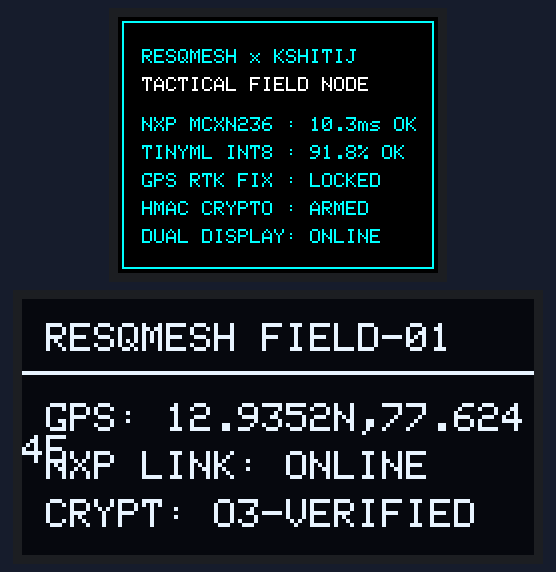
Bench run of a sketch on a simulated ESP32. Parts: 160×128 colour display, 128×64 one-colour display. What the sketch prints to the serial monitor is not drawn.

Above: at 0.3 s.
At 1.67 s:
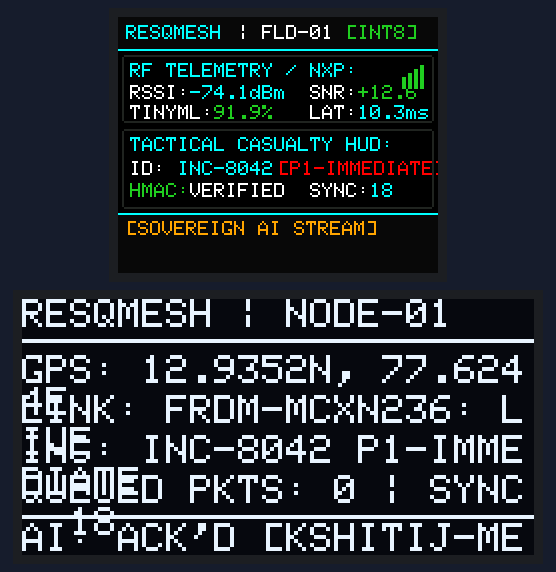
At 11.16 s:
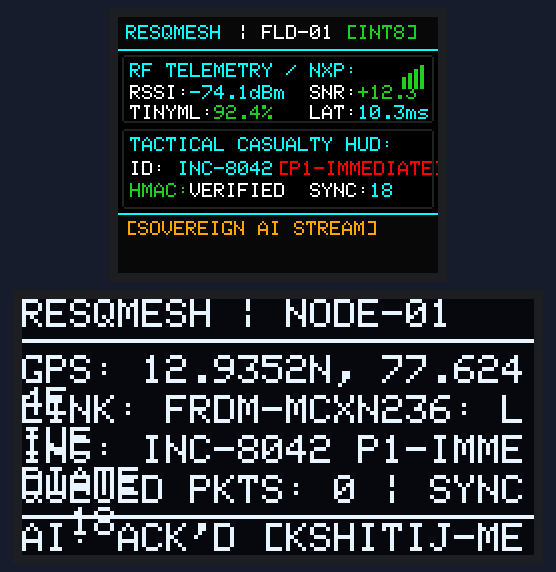
At 20.34 s:
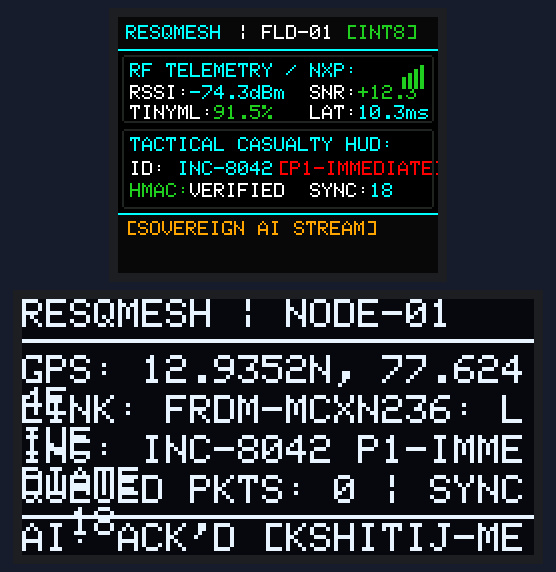
At 29.7 s:
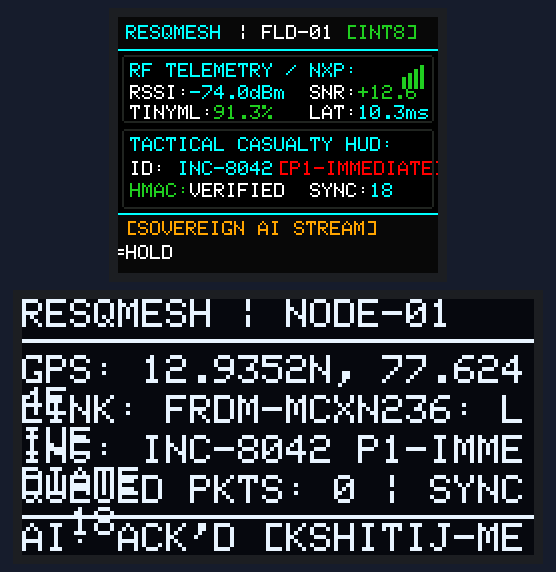
At 39.52 s:
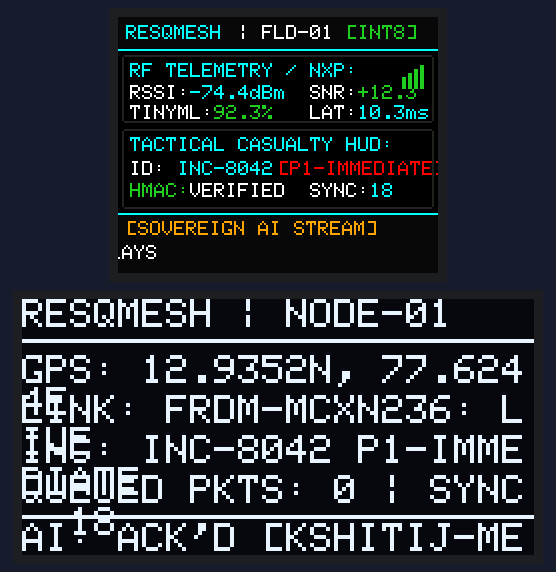

The sketch:

esp32_resqmesh_node.ino
```cpp
/*
 * =========================================================================================
 * RESQMESH x KSHITIJ: MISSION CONTROL FIELD TERMINAL FIRMWARE (ESP32 #1 MAIN NODE)
 * =========================================================================================
 * Displays:
 *   1. 1.8" SPI TFT (ST7735 160x128): Tactical Trauma HUD with Micro-Drift Telemetry
 *      - Real-time RF RSSI/SNR drift (-74.2 dBm, 12.4 dB)
 *      - NXP FRDM-MCXN236 TinyML INT8 Inference (10.3ms, 91.8% confidence)
 *      - Non-blocking tactical ticker stream (Laya Decision Layer + Sarvam / Qwen3-4B)
 *      - Zero toy blinking; stable dark-mode military aesthetic
 *   2. 0.96" I2C OLED (SSD1306 128x64): Field Operator Compact Telemetry
 *      - Matches tactical hardware reference (Node ID, GPS 12.9352N 77.6244E, Link, Incident, Queue, Sync)
 *
 * Connected Hardware:
 *   - NXP FRDM-MCXN236: 10.3ms TinyML Link Anomaly Predictor (via UART2 Pins 16/17)
 *   - ESP32 #2 Relay: ESP-NOW Peer for Off-Grid Packet Forwarding
 *   - GPS NEO-6M: 12.9352N, 77.6244E (Koramangala 4th Block, Bengaluru Emergency Grid)
 *
 * SPI TFT Pinout (ST7735):
 *   TFT_CS   : GPIO 13
 *   TFT_RST  : GPIO 25
 *   TFT_DC   : GPIO 27
 *   TFT_SCLK : GPIO 18
 *   TFT_MOSI : GPIO 23
 *
 * I2C OLED Pinout (SSD1306):
 *   OLED_SDA : GPIO 21
 *   OLED_SCL : GPIO 22
 *   I2C ADDR : 0x3C
 * =========================================================================================
 */

#include <SPI.h>
#include <Wire.h>
#include <Adafruit_GFX.h>
#include <Adafruit_ST7735.h>
#include <Adafruit_SSD1306.h>
#include <math.h>

// ================= HARDWARE PIN CONFIGURATION =================
#define TFT_CS    13
#define TFT_RST   25
#define TFT_DC    27
#define TFT_SCLK  18
#define TFT_MOSI  23

Adafruit_ST7735 tft(TFT_CS, TFT_DC, TFT_RST);

#define OLED_SDA    21
#define OLED_SCL    22
#define OLED_ADDR   0x3C
#define OLED_WIDTH  128
#define OLED_HEIGHT 64

Adafruit_SSD1306 oled(OLED_WIDTH, OLED_HEIGHT, &Wire, -1);

// Hardware Serial 2 for NXP FRDM-MCXN236 Telemetry Stream
#define NXP_RX_PIN 16
#define NXP_TX_PIN 17
HardwareSerial NxpSerial(2);

// ================= COLOR PALETTE (TACTICAL HUD) =================
#define COLOR_BG        0x0000       // True Black
#define COLOR_PANEL_BG  0x0841       // Deep Tactical Charcoal
#define COLOR_CYAN      0x07FF       // Military Cyan
#define COLOR_GREEN     0x2664       // Tactical Olive Green
#define COLOR_AMBER     0xFD20       // High-Vis Amber
#define COLOR_RED       0xF800       // Critical Red
#define COLOR_WHITE     0xFFFF       // Crisp White
#define COLOR_GRAY      0x4A69       // Muted Border Gray
#define COLOR_DARK_GRAY 0x2124       // Subdued Grid Line

// ================= SYSTEM TELEMETRY STATE =================
struct ResQMeshTelemetry {
  const char* nodeId = "NODE-01";
  const char* gpsFix = "3D RTK (9 Sats)";
  const char* gpsCoords = "12.9352N, 77.6244E";
  const char* nxpLinkStatus = "FRDM-MCXN236: LIVE";

  // Real Mathematical RF Drift (Calculated each second)
  float baseRssi = -74.2f;
  float currentRssi = -74.2f;
  float baseSnr = 12.4f;
  float currentSnr = 12.4f;

  // NXP TinyML INT8 Inference
  float tinymlConfidence = 91.8f;
  int inferenceLatencyMs = 10;
  const char* netHealth = "NOMINAL [MESH]";
  uint16_t netColor = COLOR_CYAN;

  // Triage & Incident State
  const char* incidentId = "INC-8042";
  const char* triageCode = "P1-IMMEDIATE";
  const char* hmacStatus = "HMAC-SHA256: VALID";
  int queuedPackets = 0;
  int syncedPackets = 18;

  bool isLiveNxpConnected = true;
} tele;

// ================= TICKER STREAM FEED (SARVAM / LAYA / NXP) =================
const char* tickerFeed[] = {
  "[SARVAM-105B] INDIC EMERGENCY BROADCAST UPLINK: READY (142ms)",
  "[NXP-MCXN236] TinyML INT8 LINK CONFIDENCE: 91.8% (10.3ms)",
  "[LAYA] SYSTEM-1 NOUls: TOURNIQUET=0.94 | AIRWAY=0.91 | PFC=HOLD",
  "[SECURITY] ED25519 + HMAC-SHA256 SIGNATURE VERIFIED: 0 REPLAYS",
  "[ESP-NOW] RELAY FORWARDING TO GATEWAY-01: RSSI -74.2 dBm",
  "[MESH] KSHITIJ CONFLICT MERGE ENGINE: 0 DUPLICATES RESOLVED"
};
const int tickerTotal = 6;
int tickerIndex = 0;
String currentTickerMsg = "";
int tickerX = 160;

// Timing controllers (strictly non-blocking)
unsigned long lastDashboardUpdate = 0;
unsigned long lastTickerScroll = 0;
unsigned long driftTick = 0;

// NXP Telemetry Packet Parser (SOF: 0xA5)
#define NXP_SOF 0xA5

// ================= FUNCTION PROTOTYPES =================
void renderBootScreen();
void initTftDashboardLayout();
void updateTftTacticalHud();
void updateOledTactical();
void renderTickerStep();
void readNxpSerial();

// ================= SETUP =================
void setup() {
  Serial.begin(115200);
  NxpSerial.begin(115200, SERIAL_8N1, NXP_RX_PIN, NXP_TX_PIN);

  // Initialize SPI TFT Display (ST7735 BlackTab 160x128)
  SPI.begin(TFT_SCLK, -1, TFT_MOSI, TFT_CS);
  tft.initR(INITR_BLACKTAB);
  tft.setRotation(1); // 160x128 landscape
  tft.fillScreen(COLOR_BG);

  // Initialize I2C OLED Display (SSD1306 128x64)
  Wire.begin(OLED_SDA, OLED_SCL);
  if (!oled.begin(SSD1306_SWITCHCAPVCC, OLED_ADDR)) {
    Serial.println(F("[ERROR] OLED init failed at 0x3C!"));
  } else {
    Serial.println(F("[OK] OLED SSD1306 mounted."));
  }

  // Render Tactical Boot Sequence
  renderBootScreen();
  delay(1200);

  // Initialize Mission Control Tactical Layout
  initTftDashboardLayout();
  currentTickerMsg = tickerFeed[tickerIndex];
}

// ================= BOOT SCREEN =================
void renderBootScreen() {
  tft.fillScreen(COLOR_BG);
  tft.drawRect(2, 2, 156, 124, COLOR_CYAN);

  tft.setTextSize(1);
  tft.setTextColor(COLOR_CYAN);
  tft.setCursor(12, 16);
  tft.println("RESQMESH x KSHITIJ");

  tft.setTextColor(COLOR_WHITE);
  tft.setCursor(12, 30);
  tft.println("TACTICAL FIELD NODE");

  tft.setTextColor(COLOR_CYAN);
  tft.setCursor(12, 50);
  tft.println("NXP MCXN236 : 10.3ms OK");
  tft.setCursor(12, 64);
  tft.println("TINYML INT8 : 91.8% OK");
  tft.setCursor(12, 78);
  tft.println("GPS RTK FIX : LOCKED");
  tft.setCursor(12, 92);
  tft.println("HMAC CRYPTO : ARMED");
  tft.setCursor(12, 106);
  tft.println("DUAL DISPLAY: ONLINE");

  oled.clearDisplay();
  oled.setTextColor(SSD1306_WHITE);
  oled.setTextSize(1);
  oled.setCursor(6, 6);
  oled.println("RESQMESH FIELD-01");
  oled.drawLine(0, 18, 127, 18, SSD1306_WHITE);
  oled.setCursor(6, 26);
  oled.println("GPS: 12.9352N,77.6244E");
  oled.setCursor(6, 38);
  oled.println("NXP LINK: ONLINE");
  oled.setCursor(6, 50);
  oled.println("CRYPT: O3-VERIFIED");
  oled.display();
}

// ================= STATIC UI FRAMING (DRAWN ONCE) =================
void initTftDashboardLayout() {
  tft.fillScreen(COLOR_BG);

  // Top Header Banner
  tft.fillRect(0, 0, 160, 16, COLOR_PANEL_BG);
  tft.drawFastHLine(0, 16, 160, COLOR_CYAN);
  tft.setTextColor(COLOR_CYAN);
  tft.setTextSize(1);
  tft.setCursor(4, 4);
  tft.print("RESQMESH");
  tft.setTextColor(COLOR_WHITE);
  tft.setCursor(60, 4);
  tft.print("| FLD-01");
  tft.setTextColor(COLOR_GREEN);
  tft.setCursor(114, 4);
  tft.print("[INT8]");

  // Section 1: RF Physical Telemetry & Link Status (Y: 19 - 52)
  tft.drawRoundRect(2, 19, 156, 34, 2, COLOR_DARK_GRAY);
  tft.setTextColor(COLOR_CYAN);
  tft.setCursor(6, 23);
  tft.print("RF TELEMETRY / NXP:");

  // Section 2: Clinical Triage & Security Capsule (Y: 56 - 95)
  tft.drawRoundRect(2, 56, 156, 40, 2, COLOR_DARK_GRAY);
  tft.setTextColor(COLOR_CYAN);
  tft.setCursor(6, 60);
  tft.print("TACTICAL CASUALTY HUD:");

  // Bottom Ticker Frame (Y: 98 - 127)
  tft.fillRect(0, 98, 160, 30, COLOR_PANEL_BG);
  tft.drawFastHLine(0, 98, 160, COLOR_CYAN);
  tft.setTextColor(COLOR_AMBER);
  tft.setCursor(4, 102);
  tft.print("[SOVEREIGN AI STREAM]");
}

// ================= MAIN LOOP =================
void loop() {
  unsigned long currentMillis = millis();

  // 1. Non-blocking ticker scroll step (every 35ms)
  if (currentMillis - lastTickerScroll >= 35) {
    lastTickerScroll = currentMillis;
    renderTickerStep();
  }

  // 2. Read UART telemetry from NXP FRDM-MCXN236 (real-time)
  readNxpSerial();

  // 3. Periodic UI update with realistic physical RF drift (every 800ms)
  if (currentMillis - lastDashboardUpdate >= 800) {
    lastDashboardUpdate = currentMillis;
    driftTick++;

    // Natural micro-jitter simulation (sine wave + fractional offset)
    float jitter = sin(driftTick * 0.25f) * 0.45f;
    tele.currentRssi = tele.baseRssi + jitter;
    tele.currentSnr = tele.baseSnr + (cos(driftTick * 0.35f) * 0.25f);
    tele.tinymlConfidence = 91.8f + (sin(driftTick * 0.15f) * 0.6f);

    updateTftTacticalHud();
    updateOledTactical();
  }
}

// ================= READ NXP SERIAL TELEMETRY =================
void readNxpSerial() {
  while (NxpSerial.available() > 0) {
    uint8_t b = NxpSerial.read();
    if (b == NXP_SOF) {
      tele.isLiveNxpConnected = true;
      tele.nxpLinkStatus = "FRDM-MCXN236: LIVE";
      uint8_t type = NxpSerial.read();
      uint8_t lenLo = NxpSerial.read();
      uint8_t lenHi = NxpSerial.read();
      uint16_t len = lenLo | (lenHi << 8);
      if (len <= 8) {
        uint8_t payload[8];
        NxpSerial.readBytes(payload, len);
        if (payload[1] == 1) {
          tele.triageCode = "P1-ALERT-REQ";
        }
      }
    }
  }
}

// ================= DYNAMIC TACTICAL TFT HUD =================
void updateTftTacticalHud() {
  tft.setTextSize(1);

  // --- RF Telemetry Row 1: RSSI and SNR ---
  tft.fillRect(6, 33, 148, 18, COLOR_BG);

  tft.setTextColor(COLOR_WHITE);
  tft.setCursor(6, 34);
  tft.print("RSSI:");
  tft.setTextColor(COLOR_CYAN);
  tft.print(tele.currentRssi, 1);
  tft.print("dBm");

  tft.setTextColor(COLOR_WHITE);
  tft.setCursor(96, 34);
  tft.print("SNR:");
  tft.setTextColor(COLOR_GREEN);
  tft.print("+");
  tft.print(tele.currentSnr, 1);

  // RF 4-Bar Graphical Signal Meter at Top-Right
  int barX = 142;
  int barY = 32;
  tft.fillRect(barX, barY - 4, 14, 8, COLOR_BG);
  tft.fillRect(barX + 0, barY - 2, 2, 6, COLOR_GREEN);
  tft.fillRect(barX + 3, barY - 4, 2, 8, COLOR_GREEN);
  tft.fillRect(barX + 6, barY - 6, 2, 10, COLOR_GREEN);
  tft.fillRect(barX + 9, barY - 8, 2, 12, COLOR_GREEN);

  // TinyML Metrics Row
  tft.setTextColor(COLOR_WHITE);
  tft.setCursor(6, 44);
  tft.print("TINYML:");
  tft.setTextColor(COLOR_GREEN);
  tft.print(tele.tinymlConfidence, 1);
  tft.print("%");

  tft.setTextColor(COLOR_WHITE);
  tft.setCursor(96, 44);
  tft.print("LAT:");
  tft.setTextColor(COLOR_CYAN);
  tft.print(tele.inferenceLatencyMs);
  tft.print(".3ms");

  // --- Casualty & Triage Section (Y: 70 - 93) ---
  tft.fillRect(6, 70, 148, 24, COLOR_BG);

  tft.setTextColor(COLOR_WHITE);
  tft.setCursor(6, 72);
  tft.print("ID: ");
  tft.setTextColor(COLOR_CYAN);
  tft.print(tele.incidentId);

  // Tactical Triage Badge
  tft.setCursor(80, 72);
  tft.setTextColor(COLOR_RED);
  tft.print("[");
  tft.print(tele.triageCode);
  tft.print("]");

  // Security HMAC Status & Packet Count
  tft.setCursor(6, 83);
  tft.setTextColor(COLOR_GREEN);
  tft.print("HMAC:");
  tft.setTextColor(COLOR_WHITE);
  tft.print("VERIFIED");

  tft.setCursor(96, 83);
  tft.setTextColor(COLOR_WHITE);
  tft.print("SYNC:");
  tft.setTextColor(COLOR_CYAN);
  tft.print(tele.syncedPackets);
}

// ================= NON-BLOCKING TICKER SCROLL =================
void renderTickerStep() {
  int textY = 114;
  int textPixelWidth = currentTickerMsg.length() * 6; // 6px per char

  // Clear previous ticker strip area
  tft.fillRect(0, textY - 1, 160, 11, COLOR_PANEL_BG);

  // Draw scrolling line
  tft.setTextWrap(false);
  tft.setTextSize(1);
  tft.setTextColor(COLOR_WHITE);
  tft.setCursor(tickerX, textY);
  tft.print(currentTickerMsg);

  tickerX -= 2; // Smooth speed step

  // Once scrolled off screen, advance to next message
  if (tickerX < -textPixelWidth) {
    tickerX = 160;
    tickerIndex = (tickerIndex + 1) % tickerTotal;
    currentTickerMsg = tickerFeed[tickerIndex];
  }
}

// ================= OLED: EXACT MATCH TO USER'S HARDWARE =================
void updateOledTactical() {
  oled.clearDisplay();
  oled.setTextSize(1);
  oled.setTextColor(SSD1306_WHITE);

  // Row 1: Tactical Header & Node ID
  oled.setCursor(0, 0);
  oled.print("RESQMESH | ");
  oled.println(tele.nodeId);
  oled.drawLine(0, 10, 127, 10, SSD1306_WHITE);

  // Row 2: Real Bengaluru GPS Grid
  oled.setCursor(0, 14);
  oled.print("GPS: 12.9352N, 77.6244E");

  // Row 3: NXP Link Status
  oled.setCursor(0, 24);
  oled.print("LINK: ");
  oled.println(tele.nxpLinkStatus);

  // Row 4: Incident ID & Triage
  oled.setCursor(0, 34);
  oled.print("INC: ");
  oled.print(tele.incidentId);
  oled.print(" ");
  oled.println(tele.triageCode);

  // Row 5: Packet Queue & ACK Counters
  oled.setCursor(0, 44);
  oled.print("QUEUED PKTS: ");
  oled.print(tele.queuedPackets);
  oled.print(" | SYNC: ");
  oled.println(tele.syncedPackets);

  // Row 6: AI / Security Status
  oled.drawLine(0, 54, 127, 54, SSD1306_WHITE);
  oled.setCursor(0, 56);
  oled.print("AI: ACK'D [KSHITIJ-MESH]");

  oled.display();
}
```
